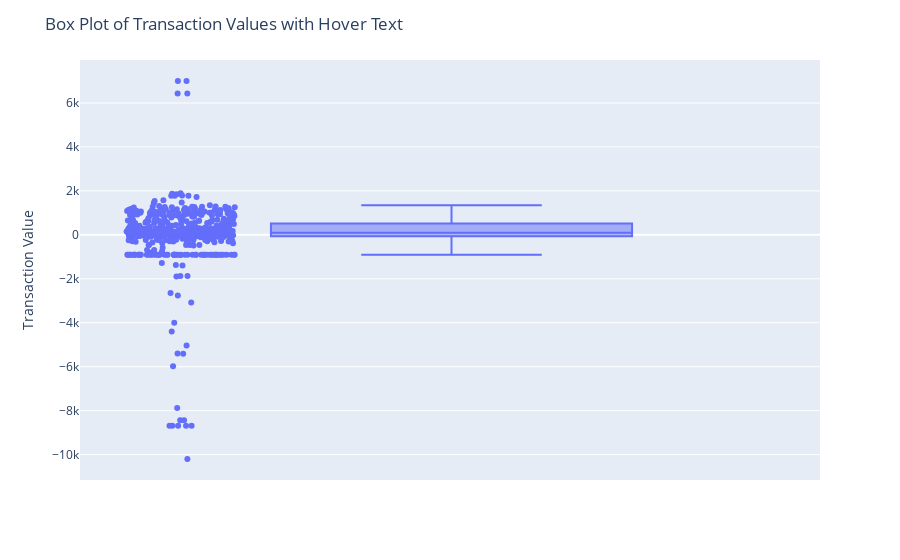

Write notebook code for a chart like this one.
### Code cell
# Interactive box plot using plotly
fig = px.box(brisbane_df, y='Transaction Value', points="all", hover_data=['Date', 'Narration', 'Transaction Value'])
fig.update_layout(
    title='Box Plot of Transaction Values with Hover Text',
    yaxis_title='Transaction Value'
)
fig.show()

### Figure 1 — Plotly figure (JSON) as saved in the notebook; plotly's stock layout.template omitted (floating-point values rounded to 4 significant figures; data arrays with more than 128 entries replaced by an {"elided": "..."} marker saying what was removed)
{"data": [{"alignmentgroup": "True", "boxpoints": "all", "customdata": {"elided": "600x2 str values"}, "hovertemplate": "Transaction Value=%{y}<br>Date=%{customdata[0]}<br>Narration=%{customdata[1]}<extra></extra>", "legendgroup": "", "marker": {"color": "#636efa"}, "name": "", "notched": false, "offsetgroup": "", "orientation": "v", "showlegend": false, "x0": " ", "xaxis": "x", "y": {"elided": "600 float values"}, "y0": " ", "yaxis": "y", "type": "box"}], "layout": {"xaxis": {"anchor": "y", "domain": [0.0, 1.0]}, "yaxis": {"anchor": "x", "domain": [0.0, 1.0], "title": {"text": "Transaction Value"}}, "legend": {"tracegroupgap": 0}, "margin": {"t": 60}, "boxmode": "group", "title": {"text": "Box Plot of Transaction Values with Hover Text"}}}
